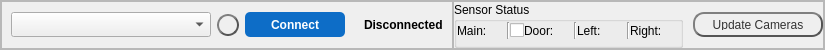
     <widget class="QFrame" name="frame">
      <property name="maximumSize">
       <size>
        <width>16777215</width>
        <height>50</height>
       </size>
      </property>
      <property name="frameShape">
       <enum>QFrame::StyledPanel</enum>
      </property>
      <property name="frameShadow">
       <enum>QFrame::Raised</enum>
      </property>
      <layout class="QHBoxLayout" name="horizontalLayout">
       <property name="spacing">
        <number>0</number>
       </property>
       <property name="leftMargin">
        <number>0</number>
       </property>
       <property name="topMargin">
        <number>0</number>
       </property>
       <property name="rightMargin">
        <number>0</number>
       </property>
       <property name="bottomMargin">
        <number>0</number>
       </property>
       <item>
        <widget class="QFrame" name="frame_6">
         <property name="frameShape">
          <enum>QFrame::StyledPanel</enum>
         </property>
         <property name="frameShadow">
          <enum>QFrame::Raised</enum>
         </property>
         <layout class="QHBoxLayout" name="horizontalLayout_3">
          <item>
           <widget class="QComboBox" name="cb_com_ports">
            <property name="minimumSize">
             <size>
              <width>200</width>
              <height>25</height>
             </size>
            </property>
            <property name="maximumSize">
             <size>
              <width>200</width>
              <height>25</height>
             </size>
            </property>
           </widget>
          </item>
          <item>
           <widget class="QPushButton" name="bt_update">
            <property name="maximumSize">
             <size>
              <width>22</width>
              <height>22</height>
             </size>
            </property>
            <property name="styleSheet">
             <string notr="true">QPushButton {
    color: #333;
    border: 2px solid #555;
    border-radius: 11px;
    border-style: outset;
    background: qradialgradient(
        cx: 0.3, cy: -0.4, fx: 0.3, fy: -0.4,
        radius: 1.35, stop: 0 #fff, stop: 1 #888
        );
    padding: 5px;
    }

QPushButton:hover {
    background: qradialgradient(
        cx: 0.3, cy: -0.4, fx: 0.3, fy: -0.4,
        radius: 1.35, stop: 0 #fff, stop: 1 #bbb
        );
    }

QPushButton:pressed {
    border-style: inset;
    background: qradialgradient(
        cx: 0.4, cy: -0.1, fx: 0.4, fy: -0.1,
        radius: 1.35, stop: 0 #fff, stop: 1 #ddd
        );}</string>
            </property>
            <property name="text">
             <string/>
            </property>
            <property name="icon">
             <iconset resource="file_rc.qrc">
              <normaloff>:/Icon/images/update.png</normaloff>:/Icon/images/update.png</iconset>
            </property>
           </widget>
          </item>
          <item>
           <widget class="QPushButton" name="bt_connect">
            <property name="minimumSize">
             <size>
              <width>100</width>
              <height>25</height>
             </size>
            </property>
            <property name="maximumSize">
             <size>
              <width>100</width>
              <height>25</height>
             </size>
            </property>
            <property name="font">
             <font>
              <family>Segoe UI</family>
              <weight>75</weight>
              <bold>true</bold>
             </font>
            </property>
            <property name="cursor">
             <cursorShape>ArrowCursor</cursorShape>
            </property>
            <property name="styleSheet">
             <string notr="true">QPushButton {	
	background-color: rgb(13, 109, 199);
	border-radius: 5px;
	color: rgb(255,255,255);
}
QPushButton:hover {	
	background-color: rgb(0, 72, 127);
}
QPushButton:pressed {	
	background-color: rgb(13, 109, 199);
}</string>
            </property>
            <property name="text">
             <string>Connect</string>
            </property>
            <property name="icon">
             <iconset resource="file_rc.qrc">
              <normaloff>:/Icon/images/link-on.png</normaloff>:/Icon/images/link-on.png</iconset>
            </property>
           </widget>
          </item>
          <item>
           <widget class="QLabel" name="lb_connect_image">
            <property name="maximumSize">
             <size>
              <width>20</width>
              <height>20</height>
             </size>
            </property>
            <property name="text">
             <string/>
            </property>
            <property name="pixmap">
             <pixmap resource="file_rc.qrc">:/Images/images/light-red.png</pixmap>
            </property>
            <property name="scaledContents">
             <bool>true</bool>
            </property>
           </widget>
          </item>
          <item>
           <widget class="QLabel" name="lb_connect_txt">
            <property name="font">
             <font>
              <family>Segoe UI</family>
              <weight>75</weight>
              <bold>true</bold>
             </font>
            </property>
            <property name="text">
             <string>Disconnected</string>
            </property>
           </widget>
          </item>
         </layout>
        </widget>
       </item>
       <item>
        <widget class="QFrame" name="frame_7">
         <property name="frameShape">
          <enum>QFrame::StyledPanel</enum>
         </property>
         <property name="frameShadow">
          <enum>QFrame::Raised</enum>
         </property>
         <layout class="QHBoxLayout" name="horizontalLayout_16">
          <property name="spacing">
           <number>10</number>
          </property>
          <property name="leftMargin">
           <number>0</number>
          </property>
          <property name="topMargin">
           <number>0</number>
          </property>
          <property name="rightMargin">
           <number>0</number>
          </property>
          <property name="bottomMargin">
           <number>0</number>
          </property>
          <item>
           <widget class="QGroupBox" name="groupBox_2">
            <property name="title">
             <string>Sensor Status</string>
            </property>
            <layout class="QHBoxLayout" name="horizontalLayout_17">
             <property name="spacing">
              <number>0</number>
             </property>
             <property name="leftMargin">
              <number>0</number>
             </property>
             <property name="topMargin">
              <number>0</number>
             </property>
             <property name="rightMargin">
              <number>0</number>
             </property>
             <property name="bottomMargin">
              <number>6</number>
             </property>
             <item>
              <widget class="QLabel" name="label_9">
               <property name="minimumSize">
                <size>
                 <width>35</width>
                 <height>15</height>
                </size>
               </property>
               <property name="maximumSize">
                <size>
                 <width>35</width>
                 <height>15</height>
                </size>
               </property>
               <property name="text">
                <string>Main:</string>
               </property>
              </widget>
             </item>
             <item>
              <widget class="QLabel" name="lb_sensor_disc">
               <property name="minimumSize">
                <size>
                 <width>15</width>
                 <height>15</height>
                </size>
               </property>
               <property name="maximumSize">
                <size>
                 <width>15</width>
                 <height>15</height>
                </size>
               </property>
               <property name="text">
                <string/>
               </property>
               <property name="pixmap">
                <pixmap resource="file_rc.qrc">:/Images/images/light-red.png</pixmap>
               </property>
               <property name="scaledContents">
                <bool>true</bool>
               </property>
              </widget>
             </item>
             <item>
              <widget class="Line" name="line">
               <property name="orientation">
                <enum>Qt::Vertical</enum>
               </property>
              </widget>
             </item>
             <item>
              <widget class="QCheckBox" name="check_door">
               <property name="minimumSize">
                <size>
                 <width>13</width>
                 <height>0</height>
                </size>
               </property>
               <property name="maximumSize">
                <size>
                 <width>15</width>
                 <height>16777215</height>
                </size>
               </property>
               <property name="toolTip">
                <string>Check if door sensor is activated normally</string>
               </property>
               <property name="text">
                <string/>
               </property>
              </widget>
             </item>
             <item>
              <widget class="QLabel" name="label_15">
               <property name="minimumSize">
                <size>
                 <width>35</width>
                 <height>15</height>
                </size>
               </property>
               <property name="maximumSize">
                <size>
                 <width>35</width>
                 <height>15</height>
                </size>
               </property>
               <property name="text">
                <string>Door:</string>
               </property>
              </widget>
             </item>
             <item>
              <widget class="QLabel" name="lb_sensor_door">
               <property name="minimumSize">
                <size>
                 <width>15</width>
                 <height>15</height>
                </size>
               </property>
               <property name="maximumSize">
                <size>
                 <width>15</width>
                 <height>15</height>
                </size>
               </property>
               <property name="text">
                <string/>
               </property>
               <property name="pixmap">
                <pixmap resource="file_rc.qrc">:/Images/images/light-red.png</pixmap>
               </property>
               <property name="scaledContents">
                <bool>true</bool>
               </property>
              </widget>
             </item>
             <item>
              <widget class="Line" name="line_2">
               <property name="orientation">
                <enum>Qt::Vertical</enum>
               </property>
              </widget>
             </item>
             <item>
              <widget class="QLabel" name="label_16">
               <property name="minimumSize">
                <size>
                 <width>35</width>
                 <height>15</height>
                </size>
               </property>
               <property name="maximumSize">
                <size>
                 <width>35</width>
                 <height>15</height>
                </size>
               </property>
               <property name="text">
                <string>Left:</string>
               </property>
              </widget>
             </item>
             <item>
              <widget class="QLabel" name="lb_sensor_left">
               <property name="minimumSize">
                <size>
                 <width>15</width>
                 <height>15</height>
                </size>
               </property>
               <property name="maximumSize">
                <size>
                 <width>15</width>
                 <height>15</height>
                </size>
               </property>
               <property name="text">
                <string/>
               </property>
               <property name="pixmap">
                <pixmap resource="file_rc.qrc">:/Images/images/light-red.png</pixmap>
               </property>
               <property name="scaledContents">
                <bool>true</bool>
               </property>
              </widget>
             </item>
             <item>
              <widget class="Line" name="line_3">
               <property name="orientation">
                <enum>Qt::Vertical</enum>
               </property>
              </widget>
             </item>
             <item>
              <widget class="QLabel" name="label_14">
               <property name="minimumSize">
                <size>
                 <width>35</width>
                 <height>15</height>
                </size>
               </property>
               <property name="maximumSize">
                <size>
                 <width>35</width>
                 <height>15</height>
                </size>
               </property>
               <property name="text">
                <string>Right:</string>
               </property>
              </widget>
             </item>
             <item>
              <widget class="QLabel" name="lb_sensor_right">
               <property name="minimumSize">
                <size>
                 <width>15</width>
                 <height>15</height>
                </size>
               </property>
               <property name="maximumSize">
                <size>
                 <width>15</width>
                 <height>15</height>
                </size>
               </property>
               <property name="text">
                <string/>
               </property>
               <property name="pixmap">
                <pixmap resource="file_rc.qrc">:/Images/images/light-red.png</pixmap>
               </property>
               <property name="scaledContents">
                <bool>true</bool>
               </property>
              </widget>
             </item>
            </layout>
           </widget>
          </item>
          <item>
           <widget class="QPushButton" name="bt_update_cameras">
            <property name="minimumSize">
             <size>
              <width>130</width>
              <height>25</height>
             </size>
            </property>
            <property name="maximumSize">
             <size>
              <width>130</width>
              <height>25</height>
             </size>
            </property>
            <property name="styleSheet">
             <string notr="true">QPushButton {
    color: #333;
    border: 2px solid #555;
    border-radius: 11px;
    border-style: outset;
    background: qradialgradient(
        cx: 0.3, cy: -0.4, fx: 0.3, fy: -0.4,
        radius: 1.35, stop: 0 #fff, stop: 1 #888
        );
    padding: 5px;
    }

QPushButton:hover {
    background: qradialgradient(
        cx: 0.3, cy: -0.4, fx: 0.3, fy: -0.4,
        radius: 1.35, stop: 0 #fff, stop: 1 #bbb
        );
    }

QPushButton:pressed {
    border-style: inset;
    background: qradialgradient(
        cx: 0.4, cy: -0.1, fx: 0.4, fy: -0.1,
        radius: 1.35, stop: 0 #fff, stop: 1 #ddd
        );}</string>
            </property>
            <property name="text">
             <string>Update Cameras</string>
            </property>
            <property name="icon">
             <iconset>
              <normalon>:/Icon/images/update.png</normalon>
             </iconset>
            </property>
           </widget>
          </item>
         </layout>
        </widget>
       </item>
      </layout>
     </widget>
